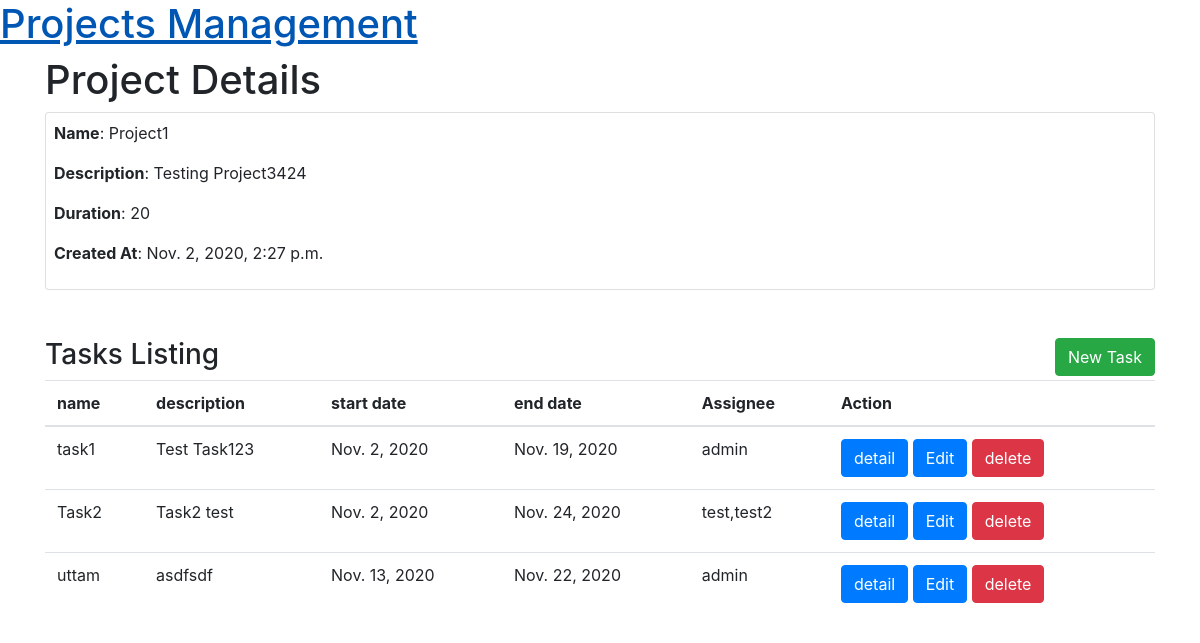
/projecttask/detail/5a408ccc7c164f008cf39b453d2d0dcd, run on the app's committed database.
### projecttask/models.py (models this page shows, shortened)
class TrackDateTime(models.Model):
    created_at = models.DateTimeField(auto_now_add=True)
    updated_at = models.DateTimeField(auto_now=True)
    class Meta:
        abstract = True

class Project(TrackDateTime):
    id = models.UUIDField(primary_key=True, default=uuid.uuid4, editable=False)
    name = models.CharField(max_length=100, null=False)
    description = models.CharField(max_length=300)
    duration = models.IntegerField()
    avatar = models.TextField(null=True)

class Task(TrackDateTime):
    id = models.UUIDField(primary_key=True, default=uuid.uuid4, editable=False)
    name = models.CharField(max_length=100, null=False)
    description = models.CharField(max_length=300)
    start_date = models.DateField()
    end_date = models.DateField()
    project = models.ForeignKey(Project, on_delete=models.CASCADE, related_name="tasks")
    assignee = models.ManyToManyField(User)
    def get_assignees(self):
        return ",".join(self.assignee.values_list('username', flat=True))

### projecttask/views.py (the view)
# urls.py: path('detail/<str:project_id>', ProjectsDetail.as_view(), name='project-detail-view'),
class ProjectsDetail(APIView):
    renderer_classes = [TemplateHTMLRenderer]
    template_name = "project/detail.html"
    def get(self, request, project_id):
        project = get_object_or_404(Project, pk=project_id)
        tasks = Task.objects.all()
        return Response({"project": project, "tasks": tasks})

### templates/project/detail.html (shortened to what this page needs)
{% extends 'base.html' %}
{% block content %}
	<h1>Project Details</h1>
	<div class="card" style="padding: 8px;">
		<p><span style="font-weight: 700;">Name</span>: {{ project.name }}</p>
		<p><span style="font-weight: 700;">Description</span>: {{ project.description }}</p>
		<p><span style="font-weight: 700;">Duration</span>: {{ project.duration }}</p>
		<p><span style="font-weight: 700;">Created At</span>: {{ project.created_at }}</p>
	</div>
	<br><br>
	{% include 'task/listing.html' %}
{% endblock %}

### templates/base.html (shortened to what this page needs)
{% load static %}
<html>
    <head>
        <link rel="stylesheet" href="https://maxcdn.bootstrapcdn.com/bootstrap/4.5.2/css/bootstrap.min.css">
    </head>
    <body>
        <div class="page-header">
            <h1><a href="/">Projects Management</a></h1>
        </div>
        <div class="content container">
            {% block content %}
            {% endblock %}
        </div>
    </body>
</html>

### templates/task/listing.html
<div>
	<a class='btn btn-success' href="{% url 'task-add-edit' project_id='create' pk='create' %}" style="float: right;margin-bottom: 4px;"> New Task </a>
</div>
<h3>Tasks Listing</h3>
<table class="table">
  <thead>
    <tr>
      <th scope="col">name</th>
      <th scope="col">description</th>
      <th scope="col">start date</th>
      <th scope="col">end date</th>
      <th scope="col">Assignee</th>
      <th scope="col">Action</th>
    </tr>
  </thead>
  <tbody id="task-listing-body">
  	{% for task in tasks %}
	  	<tr>
	  		<td> {{ task.name }} </td>
	  		<td> {{ task.description }} </td>
	  		<td> {{ task.start_date }} </td>
	  		<td> {{ task.end_date }} </td>
	  		<td> {{ task.get_assignees }} </td>
	  		<td> <a class="btn btn-primary" href="{% url 'task-detail-view' task_id=task.pk %}" >detail</a> <a class="btn btn-primary" href="{% url 'task-add-edit' project_id=task.project.id pk=task.pk %}">Edit</a> <a data-href="{% url 'task-detail' project_pk=task.project.id pk=task.id %}" class="btn btn-danger delete">delete</a> </td>
	  	</tr>
	{% endfor %}
   </tbody>
</table>

### data on the page
Project: name "Project1", description "Testing Project3424", duration "20", created_at "Nov. 2, 2020, 2:27 p.m."
Task: name "task1", description "Test Task123", start_date "Nov. 2, 2020", end_date "Nov. 19, 2020", get_assignees "admin"
Task: name "Task2", description "Task2 test", start_date "Nov. 2, 2020", end_date "Nov. 24, 2020", get_assignees "test,test2"
Task: name "uttam", description "asdfsdf", start_date "Nov. 13, 2020", end_date "Nov. 22, 2020", get_assignees "admin"
